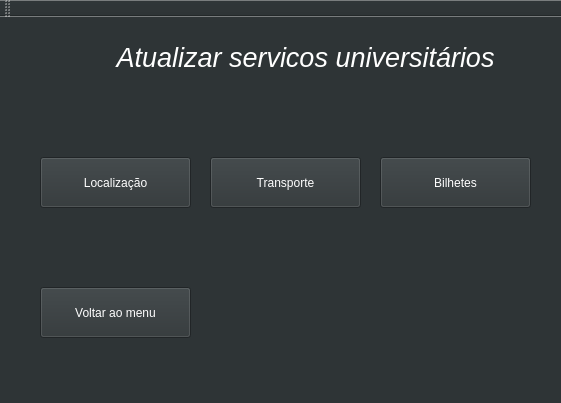
<?xml version="1.0" encoding="UTF-8"?>
<ui version="4.0">
 <class>MainWindow</class>
 <widget class="QMainWindow" name="MainWindow">
  <property name="geometry">
   <rect>
    <x>0</x>
    <y>0</y>
    <width>561</width>
    <height>403</height>
   </rect>
  </property>
  <property name="windowTitle">
   <string>MainWindow</string>
  </property>
  <property name="styleSheet">
   <string notr="true">background-color: rgb(46, 52, 54);</string>
  </property>
  <widget class="QWidget" name="centralWidget">
   <widget class="QLabel" name="label">
    <property name="geometry">
     <rect>
      <x>100</x>
      <y>20</y>
      <width>411</width>
      <height>41</height>
     </rect>
    </property>
    <property name="font">
     <font>
      <family>Cantarell</family>
      <pointsize>20</pointsize>
      <weight>9</weight>
      <italic>true</italic>
      <bold>false</bold>
     </font>
    </property>
    <property name="styleSheet">
     <string notr="true">font: 75 oblique 20pt &quot;Cantarell&quot;;
color: white</string>
    </property>
    <property name="text">
     <string>&lt;html&gt;&lt;head/&gt;&lt;body&gt;&lt;p&gt;Atualizar servicos universitários&lt;/p&gt;&lt;/body&gt;&lt;/html&gt;</string>
    </property>
    <property name="alignment">
     <set>Qt::AlignCenter</set>
    </property>
   </widget>
   <widget class="QPushButton" name="button_menu">
    <property name="geometry">
     <rect>
      <x>40</x>
      <y>270</y>
      <width>151</width>
      <height>51</height>
     </rect>
    </property>
    <property name="styleSheet">
     <string notr="true">font: 14pt &quot;Cantarell&quot;;
color: white</string>
    </property>
    <property name="text">
     <string>Voltar ao menu</string>
    </property>
   </widget>
   <widget class="QPushButton" name="button_localization">
    <property name="geometry">
     <rect>
      <x>40</x>
      <y>140</y>
      <width>151</width>
      <height>51</height>
     </rect>
    </property>
    <property name="styleSheet">
     <string notr="true">font: 14pt &quot;Cantarell&quot;;
color: white</string>
    </property>
    <property name="text">
     <string>Localização</string>
    </property>
   </widget>
   <widget class="QPushButton" name="button_transport">
    <property name="geometry">
     <rect>
      <x>210</x>
      <y>140</y>
      <width>151</width>
      <height>51</height>
     </rect>
    </property>
    <property name="styleSheet">
     <string notr="true">font: 14pt &quot;Cantarell&quot;;
color: white</string>
    </property>
    <property name="text">
     <string>Transporte</string>
    </property>
   </widget>
   <widget class="QPushButton" name="button_tickets">
    <property name="geometry">
     <rect>
      <x>380</x>
      <y>140</y>
      <width>151</width>
      <height>51</height>
     </rect>
    </property>
    <property name="styleSheet">
     <string notr="true">font: 14pt &quot;Cantarell&quot;;
color: white</string>
    </property>
    <property name="text">
     <string>Bilhetes</string>
    </property>
   </widget>
  </widget>
  <widget class="QMenuBar" name="menuBar">
   <property name="geometry">
    <rect>
     <x>0</x>
     <y>0</y>
     <width>561</width>
     <height>25</height>
    </rect>
   </property>
  </widget>
  <widget class="QToolBar" name="mainToolBar">
   <attribute name="toolBarArea">
    <enum>TopToolBarArea</enum>
   </attribute>
   <attribute name="toolBarBreak">
    <bool>false</bool>
   </attribute>
  </widget>
  <widget class="QStatusBar" name="statusBar"/>
 </widget>
 <layoutdefault spacing="6" margin="11"/>
 <resources/>
 <connections/>
</ui>
